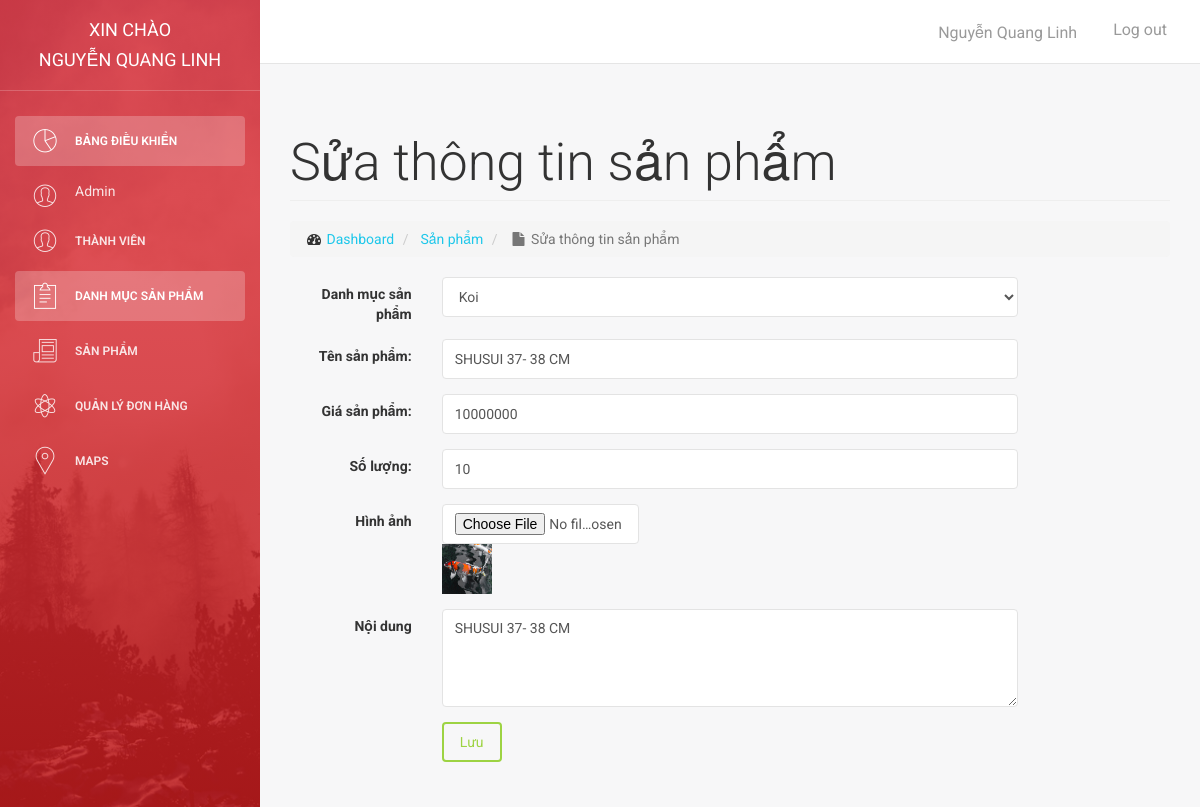
/admin/modules/product/edit.php?id=86 (signed in), run on the app's committed database.
### tables this page shows
CREATE TABLE `product` (
  `id` int(11) NOT NULL,
  `name` varchar(100) DEFAULT NULL,
  `slug` varchar(100) DEFAULT NULL,
  `price` int(11) DEFAULT NULL,
  `number` int(11) NOT NULL DEFAULT 0,
  `sale` tinyint(4) DEFAULT 0,
  `thunbar` varchar(100) NOT NULL,
  `category_id` int(11) NOT NULL,
  `content` text NOT NULL,
  `pay` int(11) DEFAULT 0,
  `created_at` timestamp NULL DEFAULT current_timestamp(),
  `updated_at` timestamp NULL DEFAULT NULL ON UPDATE current_timestamp()
);

CREATE TABLE `category` (
  `id` int(11) NOT NULL,
  `name` varchar(100) DEFAULT NULL,
  `slug` varchar(100) DEFAULT NULL,
  `home` tinyint(4) DEFAULT 0,
  `thunbar` varchar(100) NOT NULL,
  `status` tinyint(4) DEFAULT 1,
  `created_at` timestamp NULL DEFAULT current_timestamp() ON UPDATE current_timestamp(),
  `updated_at` timestamp NULL DEFAULT current_timestamp() ON UPDATE current_timestamp()
);

### libraries/Database.php (called while the page is built, shortened)
<?php
    class Database
    {
        public $link;
        public function __construct()
        {
            $this->link = mysqli_connect("localhost","root","","koi") or die ();
            mysqli_set_charset($this->link,"utf8");
        }
        public function fetchID($table , $id )
        {
            $sql = "SELECT * FROM {$table} WHERE id = $id ";
            $result = mysqli_query($this->link,$sql) or die("Lỗi  truy vấn fetchID " .mysqli_error($this->link));
            return mysqli_fetch_assoc($result);
        }
         public function fetchAll($table)
        {
            $sql = "SELECT * FROM {$table} WHERE 1" ;
            $result = mysqli_query($this->link,$sql) or die("Lỗi Truy Vấn fetchAll " .mysqli_error($this->link));
            $data = [];
            if( $result)
            {
                while ($num = mysqli_fetch_assoc($result))
                {
                    $data[] = $num;
                }
            }
            return $data;
        }
    }
?>

### admin/autoload/autoload.php (called while the page is built, shortened)
<?php
	require_once __DIR__. "/../../libraries/Database.php";
	require_once __DIR__. "/../../libraries/Function.php";
    $db = new Database ;
?>

### libraries/Function.php (called while the page is built, shortened)
<?php
	function getInput($string)
	{
		return isset($_GET[$string]) ? $_GET[$string] : '';
	}
	function base_url()
	{
		return $url = "http://localhost:8080/koi/";
	}
	function uploads()
	{
		return base_url() . "Public/uploads/";
	}
 ?>

### admin/modules/product/edit.php (the view, shortened to what this page needs)
<?php
    require_once __DIR__. "/../../autoload/autoload.php";
     $id = intval(getInput('id'));
    $Editproduct = $db->fetchID("product",$id);
    $category = $db->fetchAll("category");
?>
<?php require_once __DIR__. "/../../layouts/header.php"; ?>
                    <div class="row">
                        <div class="col-lg-12">
                            <h1 class="page-header">
                               Sửa thông tin sản phẩm
                            </h1>
                            <ol class="breadcrumb">
                                <li>
                                    <i class="fa fa-dashboard"></i>  <a href="index.html">Dashboard</a>
                                </li>
                                <li>
                                    <i ></i>  <a href="">Sản phẩm</a>
                                </li>
                                <li class="active">
                                    <i class="fa fa-file"></i> Sửa thông tin sản phẩm
                                </li>
                            </ol>
                        </div>
                    </div>
                    <div class="row">
                        <div class="col-md-12">
                            <form class="form-horizontal" action="" method="POST" enctype="multipart/form-data">
                                <div class="form-group">
                                    <label for="inputEmail3" class="control-label col-sm-2" >Danh mục sản phẩm</label>
                                    <div class="col-sm-8">
                                        <select class="form-control col-md-8" name="category_id">
                                            <?php  foreach ($category as $item ): ?>
                                                <option value="<?php echo $item['id'] ?>" <?php echo $Editproduct['category_id']==$item['id'] ? "selected = 'selected'" : '' ?>>
                                                    <?php echo $item['name'] ?>
                                                </option>
                                            <?php endforeach ?>
                                        </select>
                                    </div>
                                </div>
                                <div class="form-group">
                                    <label for="inputEmail3" class="control-label col-sm-2" >Tên sản phẩm:</label>
                                    <div class="col-sm-8">
                                        <input type="text " class="form-control"id="inputEmail3"placeholder="Tên sản phẩm" name="name" value="<?php echo $Editproduct['name'] ?>">
                                    </div>
                                </div>
                                <div class="form-group">
                                    <label for="inputEmail3" class="control-label col-sm-2" >Giá sản phẩm:</label>
                                    <div class="col-sm-8">
                                        <input type="number " class="form-control"id="inputEmail3"placeholder="9.000.000" name="price"  value="<?php echo $Editproduct['price'] ?>">
                                    </div>
                                </div>
                                <div class="form-group">
                                    <label for="inputEmail3" class="control-label col-sm-2" >Số lượng:</label>
                                    <div class="col-sm-8">
                                        <input type="number " class="form-control"id="inputEmail3"placeholder="100" name="number" value="<?php echo $Editproduct['number'] ?>">
                                    </div>
                                </div>
                                <div class="form-group">
                                    <label for="inputEmail3" class="control-label col-sm-2  " >Hình ảnh</label>
                                    <div class="col-sm-3">
                                        <input type="file" class="form-control"id="inputEmail3" name="thunbar">
                                        <img src="<?php echo uploads() ?>product/<?php echo $Editproduct['thunbar'] ?>" width="50px" height="50px">
                                    </div>
                                </div>
                                <div class="form-group">
                                    <label for="inputEmail3" class="control-label col-sm-2" >Nội dung</label>
                                    <div class="col-sm-8">
                                        <textarea class="form-control" name="content" rows="4" ><?php echo $Editproduct['content'] ?></textarea>
                                    </div>
                                </div>
                                <div class="form-group">
                                    <div class="col-sm-offset-2 col-sm-10">
                                        <button type="submit" class="btn btn-success">Lưu</button>
                                    </div>
                                </div>
                            </form>
                        </div>
                    </div>
  <?php require_once __DIR__. "/../../layouts/footer.php"; ?>

### data on the page
product: category_id "Koi", name "SHUSUI 37- 38 CM", price "10000000", number "10", thunbar (picture), content "SHUSUI 37- 38 CM"

### other printed values
$_SESSION['admin_name'] "NGUYỄN QUANG LINH"
$_SESSION['admin_name'] "Nguyễn Quang Linh"
